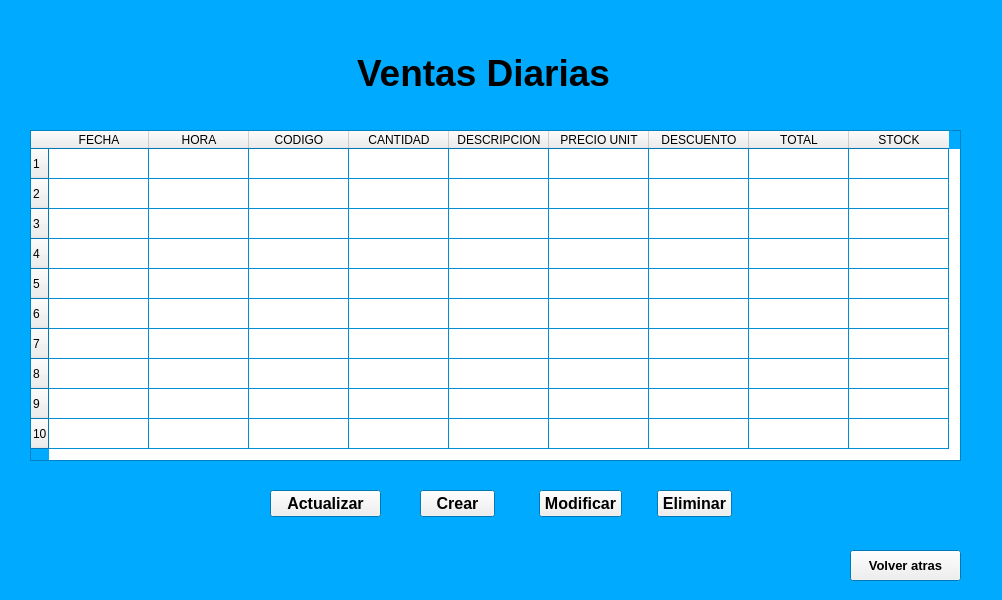
<?xml version="1.0" encoding="UTF-8"?>
<ui version="4.0">
 <class>ventasDiarias</class>
 <widget class="QWidget" name="ventasDiarias">
  <property name="geometry">
   <rect>
    <x>0</x>
    <y>0</y>
    <width>1002</width>
    <height>600</height>
   </rect>
  </property>
  <property name="palette">
   <palette>
    <active>
     <colorrole role="Base">
      <brush brushstyle="SolidPattern">
       <color alpha="255">
        <red>255</red>
        <green>255</green>
        <blue>255</blue>
       </color>
      </brush>
     </colorrole>
     <colorrole role="Window">
      <brush brushstyle="SolidPattern">
       <color alpha="255">
        <red>0</red>
        <green>170</green>
        <blue>255</blue>
       </color>
      </brush>
     </colorrole>
    </active>
    <inactive>
     <colorrole role="Base">
      <brush brushstyle="SolidPattern">
       <color alpha="255">
        <red>255</red>
        <green>255</green>
        <blue>255</blue>
       </color>
      </brush>
     </colorrole>
     <colorrole role="Window">
      <brush brushstyle="SolidPattern">
       <color alpha="255">
        <red>0</red>
        <green>170</green>
        <blue>255</blue>
       </color>
      </brush>
     </colorrole>
    </inactive>
    <disabled>
     <colorrole role="Base">
      <brush brushstyle="SolidPattern">
       <color alpha="255">
        <red>0</red>
        <green>170</green>
        <blue>255</blue>
       </color>
      </brush>
     </colorrole>
     <colorrole role="Window">
      <brush brushstyle="SolidPattern">
       <color alpha="255">
        <red>0</red>
        <green>170</green>
        <blue>255</blue>
       </color>
      </brush>
     </colorrole>
    </disabled>
   </palette>
  </property>
  <property name="windowTitle">
   <string>Form</string>
  </property>
  <widget class="QPushButton" name="pushButton">
   <property name="geometry">
    <rect>
     <x>850</x>
     <y>550</y>
     <width>111</width>
     <height>31</height>
    </rect>
   </property>
   <property name="font">
    <font>
     <pointsize>10</pointsize>
     <weight>75</weight>
     <bold>true</bold>
    </font>
   </property>
   <property name="text">
    <string>Volver atras</string>
   </property>
  </widget>
  <widget class="QTableWidget" name="table_product">
   <property name="geometry">
    <rect>
     <x>30</x>
     <y>130</y>
     <width>931</width>
     <height>331</height>
    </rect>
   </property>
   <property name="rowCount">
    <number>10</number>
   </property>
   <row/>
   <row/>
   <row/>
   <row/>
   <row/>
   <row/>
   <row/>
   <row/>
   <row/>
   <row/>
   <column>
    <property name="text">
     <string>FECHA</string>
    </property>
   </column>
   <column>
    <property name="text">
     <string>HORA</string>
    </property>
   </column>
   <column>
    <property name="text">
     <string>CODIGO</string>
    </property>
   </column>
   <column>
    <property name="text">
     <string>CANTIDAD</string>
    </property>
   </column>
   <column>
    <property name="text">
     <string>DESCRIPCION</string>
    </property>
   </column>
   <column>
    <property name="text">
     <string>PRECIO UNIT</string>
    </property>
   </column>
   <column>
    <property name="text">
     <string>DESCUENTO</string>
    </property>
   </column>
   <column>
    <property name="text">
     <string>TOTAL</string>
    </property>
   </column>
   <column>
    <property name="text">
     <string>STOCK</string>
    </property>
   </column>
  </widget>
  <widget class="QPushButton" name="btn_delete">
   <property name="geometry">
    <rect>
     <x>657</x>
     <y>490</y>
     <width>75</width>
     <height>27</height>
    </rect>
   </property>
   <property name="font">
    <font>
     <pointsize>12</pointsize>
     <weight>75</weight>
     <bold>true</bold>
    </font>
   </property>
   <property name="cursor">
    <cursorShape>PointingHandCursor</cursorShape>
   </property>
   <property name="text">
    <string>Eliminar</string>
   </property>
  </widget>
  <widget class="QPushButton" name="btn_actualizar">
   <property name="geometry">
    <rect>
     <x>270</x>
     <y>490</y>
     <width>111</width>
     <height>27</height>
    </rect>
   </property>
   <property name="font">
    <font>
     <pointsize>12</pointsize>
     <weight>75</weight>
     <bold>true</bold>
    </font>
   </property>
   <property name="cursor">
    <cursorShape>PointingHandCursor</cursorShape>
   </property>
   <property name="text">
    <string>Actualizar</string>
   </property>
  </widget>
  <widget class="QPushButton" name="btn_modificar">
   <property name="geometry">
    <rect>
     <x>539</x>
     <y>490</y>
     <width>83</width>
     <height>27</height>
    </rect>
   </property>
   <property name="font">
    <font>
     <pointsize>12</pointsize>
     <weight>75</weight>
     <bold>true</bold>
    </font>
   </property>
   <property name="cursor">
    <cursorShape>PointingHandCursor</cursorShape>
   </property>
   <property name="text">
    <string>Modificar</string>
   </property>
  </widget>
  <widget class="QPushButton" name="btn_create">
   <property name="geometry">
    <rect>
     <x>420</x>
     <y>490</y>
     <width>75</width>
     <height>27</height>
    </rect>
   </property>
   <property name="font">
    <font>
     <pointsize>12</pointsize>
     <weight>75</weight>
     <bold>true</bold>
    </font>
   </property>
   <property name="cursor">
    <cursorShape>PointingHandCursor</cursorShape>
   </property>
   <property name="text">
    <string>Crear</string>
   </property>
  </widget>
  <widget class="QLabel" name="label">
   <property name="geometry">
    <rect>
     <x>330</x>
     <y>50</y>
     <width>307</width>
     <height>45</height>
    </rect>
   </property>
   <property name="font">
    <font>
     <pointsize>28</pointsize>
     <weight>75</weight>
     <bold>true</bold>
    </font>
   </property>
   <property name="layoutDirection">
    <enum>Qt::LeftToRight</enum>
   </property>
   <property name="text">
    <string>Ventas Diarias</string>
   </property>
   <property name="alignment">
    <set>Qt::AlignCenter</set>
   </property>
  </widget>
  <zorder>btn_create</zorder>
  <zorder>btn_delete</zorder>
  <zorder>label</zorder>
  <zorder>pushButton</zorder>
  <zorder>table_product</zorder>
  <zorder>btn_modificar</zorder>
  <zorder>btn_actualizar</zorder>
 </widget>
 <resources/>
 <connections/>
</ui>
